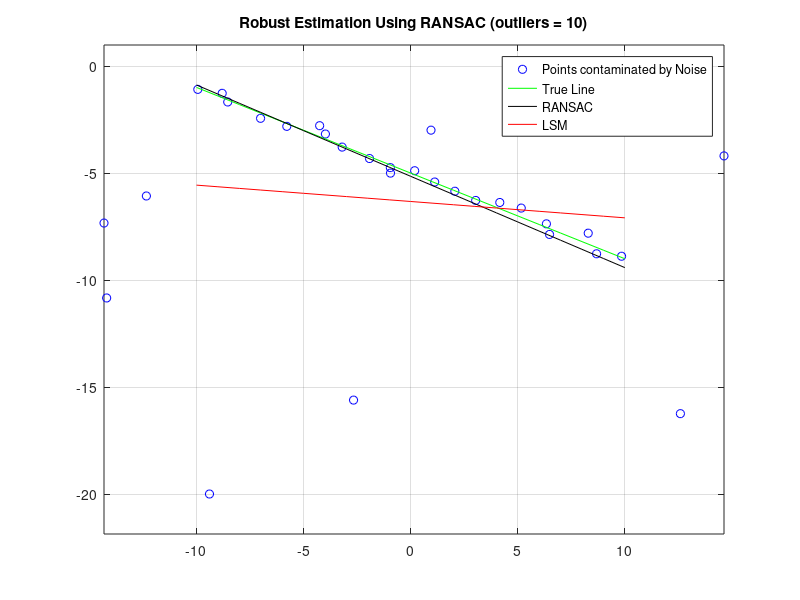

The MATLAB source for this figure:
clc; close all; clear;

% Noise level
scale = 0.2;

% Line parameters (y=ax+b)
a = -0.4; b = -5;

% Points on the line
x = (-10:1:10)';
y = a*x + b;

% Outliers
outNum = 10;
xo = (rand(outNum,1)-0.5)*30;
yo = (rand(outNum,1)-0.5)*20-10;
xo = [x; xo];
yo = [y; yo];

% Noise Addition
xn = xo + randn(size(xo))*scale;
yn = yo + randn(size(xo))*scale;

% Line Estimation Using RANSAC
p = 0.99; e = outNum/length(xn); s = 2;
N = log(1-p)/log(1-(1-e)^s);
thresh = 0.1;
max = 0;

% Using LSM
X = [xn ones(length(xn),1)];

pRANSAC = inv(X'*X)*X'*yn;

for i=1:ceil(N)
    % randomly select samples from whole data
    id = randperm(length(xn),s);

    % Using RANSAC
    m = (yn(id(1))-yn(id(2)))/(xn(id(1))-xn(id(2)));
    k = yn(id(1)) - m*xn(id(1)); 
  
    err = abs(m*xn+k-yn);
    cnt = sum(err<thresh);

    if cnt > max
        max = cnt;
        pLSM = [m,k];
    end
end

% Result Drawing
figure; plot(xn,yn,'bo'); axis equal; grid on; hold on;
plot(x, a*x+b, 'g-');
plot(x, pLSM(1)*x+pLSM(2),'k-');
plot(x, pRANSAC(1)*x+pRANSAC(2),'r-');
hold off;
title("Robust Estimation Using RANSAC (outliers = 10)");
legend('Points contaminated by Noise','True Line', 'RANSAC', 'LSM');